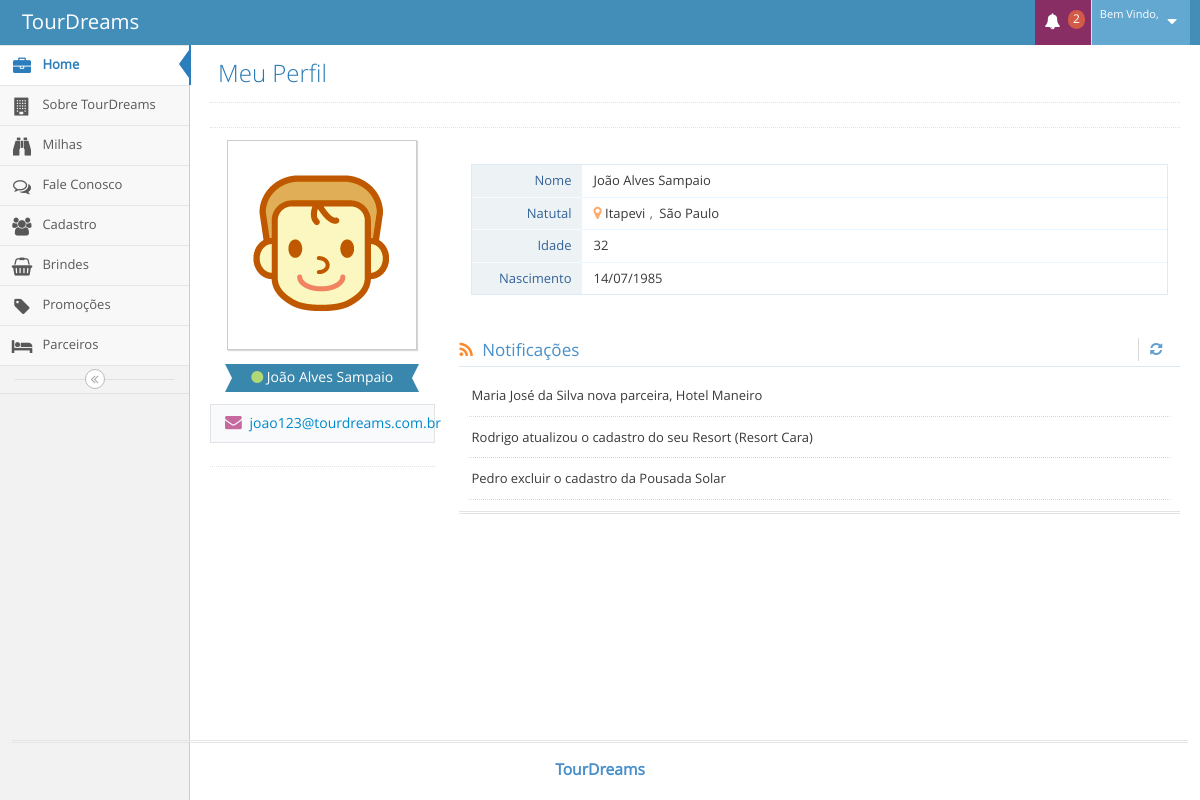
The page /tour_dreams/TourDreams/CMS/perfil.php?id_administrador=14 on the database its author committed.
### tables this page shows
CREATE TABLE `tbl_administradores` (
  `id_administrador` int(11) NOT NULL AUTO_INCREMENT,
  `id_nivel_usuario` int(11) NOT NULL,
  `nome_administrador` varchar(100) NOT NULL,
  `email_empresa` varchar(150) NOT NULL,
  `cidade_nascimento` varchar(100) NOT NULL,
  `estado_nascimento` varchar(80) NOT NULL,
  `dt_nasc` date NOT NULL,
  `foto` varchar(200) NOT NULL DEFAULT '',
  `senha` varchar(45) NOT NULL,
  PRIMARY KEY (`id_administrador`),
  KEY `id_adms_nivelUsuario_idx` (`id_nivel_usuario`),
  CONSTRAINT `id_adms_nivelUsuario` FOREIGN KEY (`id_nivel_usuario`) REFERENCES `tbl_nivel_usuario` (`id_nivel_usuario`) ON DELETE NO ACTION ON UPDATE NO ACTION
);

### tour_dreams/TourDreams/CMS/perfil.php (the view, shortened to what this page needs)
<!DOCTYPE html>
<html lang="pt-br">
	<head>
		<link rel="stylesheet" href="assets/css/bootstrap.min.css" />
		<link rel="stylesheet" href="assets/font-awesome/4.5.0/css/font-awesome.min.css" />
		<link rel="stylesheet" href="assets/css/ace.min.css" class="ace-main-stylesheet" id="main-ace-style" />
		<link rel="stylesheet" href="assets/css/ace-skins.min.css" />
		<link rel="stylesheet" href="assets/css/ace-rtl.min.css" />
	</head>
	<body class="no-skin">
		<div id="navbar" class="navbar navbar-default          ace-save-state">
			<div class="navbar-container ace-save-state" id="navbar-container">
				<div class="navbar-header pull-left">
					<a href="index.html" class="navbar-brand">
						<small>
							TourDreams
						</small>
					</a>
				</div>
				<div class="navbar-buttons navbar-header pull-right" role="navigation">
					<ul class="nav ace-nav">
						<li class="purple dropdown-modal">
							<a data-toggle="dropdown" class="dropdown-toggle" href="#">
								<i class="ace-icon fa fa-bell icon-animated-bell"></i>
								<span class="badge badge-important">2</span>
							</a>
						</li>
						<li class="light-blue dropdown-modal">
							<a data-toggle="dropdown" href="#" class="dropdown-toggle">
								<span class="user-info">
									<small>Bem Vindo,</small>
								</span>
								<i class="ace-icon fa fa-caret-down"></i>
							</a>
						</li>
					</ul>
				</div>
			</div>
		</div>
		<div class="main-container ace-save-state" id="main-container">
			<div id="sidebar" class="sidebar                  responsive                    ace-save-state">
				<ul class="nav nav-list">
					<li class="active">
						<a href="home.php?nome_administrador=<?php echo$_GET['nome_administrador'];?>&id_administrador=<?php echo$_GET['id_administrador'];?>">
							<i class="menu-icon fa fa-briefcase"></i>
							<span class="menu-text"> Home </span>
						</a>
					</li>
					<li class="">
						<a href="admSobre.php?nome_administrador=<?php echo$_GET['nome_administrador'];?>&id_administrador=<?php echo$_GET['id_administrador'];?>">
							<i class="menu-icon fa fa-building"></i>
							<span class="menu-text">  Sobre TourDreams </span>
						</a>
					</li>
					<li class="">
						<a href="admMilhas.php?nome_administrador=<?php echo$_GET['nome_administrador'];?>&id_administrador=<?php echo$_GET['id_administrador'];?>">
							<i class="menu-icon fa fa-binoculars"></i>
							<span class="menu-text"> Milhas </span>
						</a>
					</li>
					<li class="">
						<a href="admFale.php?nome_administrador=<?php echo$_GET['nome_administrador'];?>&id_administrador=<?php echo$_GET['id_administrador'];?>">
							<i class="menu-icon fa fa-comments-o"></i>
							<span class="menu-text"> Fale Conosco </span>
						</a>
					</li>
					<li class="">
						<a href="admUser.php?nome_administrador=<?php echo$_GET['nome_administrador'];?>&id_administrador=<?php echo$_GET['id_administrador'];?>">
							<i class="menu-icon fa fa-users"></i>
							<span class="menu-text"> Cadastro </span>
						</a>
					</li>
					<li class="">
						<a href="admBrindes.php?nome_administrador=<?php echo$_GET['nome_administrador'];?>&id_administrador=<?php echo$_GET['id_administrador'];?>">
							<i class="menu-icon fa fa-shopping-basket"></i>
							<span class="menu-text"> Brindes </span>
						</a>
					</li>
					<li class="">
						<a href="admPromocoes.php?nome_administrador=<?php echo$_GET['nome_administrador'];?>&id_administrador=<?php echo$_GET['id_administrador'];?>">
							<i class="menu-icon fa fa-tag"></i>
							<span class="menu-text"> Promoções </span>
						</a>
					</li>
					<li class="">
						<a href="parceiros.php?nome_administrador=<?php echo$_GET['nome_administrador'];?>&id_administrador=<?php echo$_GET['id_administrador'];?>">
							<i class="menu-icon fa fa-bed"></i>
							<span class="menu-text"> Parceiros </span>
						</a>
					</li>
				</ul>
				<div class="sidebar-toggle sidebar-collapse" id="sidebar-collapse">
					<i id="sidebar-toggle-icon" class="ace-icon fa fa-angle-double-left ace-save-state" data-icon1="ace-icon fa fa-angle-double-left" data-icon2="ace-icon fa fa-angle-double-right"></i>
				</div>
			</div>
			<div class="main-content">
				<div class="main-content-inner">
					<div class="page-content">
						<div class="page-header">
							<h1>
								Meu Perfil
							</h1>
						</div>
						<div class="row">
							<div class="col-xs-12">
								<div class="hr dotted"></div>
								<div>
								<div id="user-profile-1" class="user-profile row">
										<div class="col-xs-12 col-sm-3 center">
											<div>
													<?php
														if (isset ($_GET['id_administrador'])) {
														$usuario_id = (int)$_GET['id_administrador'];
														$sql = "select * from tbl_administradores where id_administrador=".$usuario_id;
														$select = mysql_query($sql);
														while($rs = mysql_fetch_array($select)){
													?>
												<span class="profile-picture">
													<?php echo "<img class = 'editable img-responsive' id='avatar' src='Arquivos/".$rs['foto']."'>"?>
												</span>
													<?php
														}
													}
													?>
												<div class="space-4"></div>
												<div class="width-80 label label-info label-xlg arrowed-in arrowed-in-right">
												<?php
													if (isset ($_GET['id_administrador'])) {
													$usuario_id = (int)$_GET['id_administrador'];
													$sql = "select * from tbl_administradores where id_administrador=".$usuario_id;
													$select = mysql_query($sql);
													while($rs = mysql_fetch_array($select)){
													?>
														<div class="inline position-relative">
															<a href="#" class="user-title-label dropdown-toggle" data-toggle="dropdown">
																<i class="ace-icon fa fa-circle light-green"></i>
																<span class="white">  <?php echo($rs['nome_administrador']);?></span>
															</a>
														</div>
													<?php
														}
													}
													?>
												</div>
											</div>
											<div class="space-6"></div>
											<div class="profile-contact-info">
												<div class="profile-contact-links align-left">
													<?php
													if (isset ($_GET['id_administrador'])) {
													$usuario_id = (int)$_GET['id_administrador'];
													$sql = "select * from tbl_administradores where id_administrador=".$usuario_id;
													$select = mysql_query($sql);
													while($rs = mysql_fetch_array($select)){
													?>
													<a href="#" class="btn btn-link">
														<i class="ace-icon fa fa-envelope bigger-120 pink"></i>
														<?php echo($rs['email_empresa']);?>
													</a>
													<?php
														}
													}
													?>
												</div>
												<div class="space-6"></div>
											</div>
											<div class="hr hr16 dotted"></div>
										</div>
										<div class="col-xs-12 col-sm-9">
											<div class="space-12"></div>
												<?php
												if (isset ($_GET['id_administrador'])) {
														$usuario_id = (int)$_GET['id_administrador'];
														$sql = "select * from tbl_administradores where id_administrador=".$usuario_id;
														$select = mysql_query($sql);
													while($rs = mysql_fetch_array($select)){
														$dt_nasc=$rs['dt_nasc'];
														$dt_nasc_sem_hora = substr($dt_nasc, 0,10);
														$dt_nasc_volta = explode("-", $dt_nasc_sem_hora );
														$dia = $dt_nasc_volta[2];
														$mes = $dt_nasc_volta[1];
														$ano = $dt_nasc_volta[0];
														$dt_nasc_volta = $dia."/".$mes."/".$ano;
												?>
											<div class="profile-user-info profile-user-info-striped">
												<div class="profile-info-row">
													<div class="profile-info-name"> Nome </div>
													<div class="profile-info-value">
														<span class="editable" id="username"> <?php echo($rs['nome_administrador']);?></span>
													</div>
												</div>
												<div class="profile-info-row">
													<div class="profile-info-name"> Natutal </div>
													<div class="profile-info-value">
													<i class="fa fa-map-marker light-orange bigger-110"></i>
														<span class="editable" id="country">  <?php echo($rs['cidade_nascimento']);?></span>
														<span class="editable" id="city"> <?php echo($rs['estado_nascimento']);?></span>
													</div>
												</div>
												<div class="profile-info-row">
													<div class="profile-info-name"> Idade </div>
													<?php
														$sql_idade = "SELECT YEAR(FROM_DAYS(TO_DAYS(NOW())-TO_DAYS(dt_nasc))) AS idade FROM tbl_administradores where id_administrador=".$usuario_id;
														$select_idade = mysql_query($sql_idade);
														while($rs_idade = mysql_fetch_array($select_idade)){
													?>
													<div class="profile-info-value">
														<span class="editable" id="age"><?php echo($rs_idade['idade']);?></span>
													</div>
													<?php
														}
													?>
												</div>
												<div class="profile-info-row">
													<div class="profile-info-name"> Nascimento </div>
													<div class="profile-info-value">
														<span class="editable" id="signup"><?php echo ($dt_nasc_volta);?></span>
													</div>
												</div>
											</div>
												<?php
													}
												}
												?>
											<div class="space-20"></div>
											<div class="widget-box transparent">
												<div class="widget-header widget-header-small">
													<h4 class="widget-title blue smaller">
														<i class="ace-icon fa fa-rss orange"></i>
														Notificações
													</h4>
													<div class="widget-toolbar action-buttons">
														<a href="#" data-action="reload">
															<i class="ace-icon fa fa-refresh blue"></i>
														</a>
													</div>
												</div>
												<div class="widget-body">
													<div class="widget-main padding-8">
														<div id="profile-feed-1" class="profile-feed">
															<div class="profile-activity clearfix">
																<div>
																	Maria José da Silva
																	nova parceira, Hotel Maneiro
																</div>
															</div>
														</div>
														<div id="profile-feed-1" class="profile-feed">
															<div class="profile-activity clearfix">
																<div>
																	Rodrigo atualizou o cadastro do seu
																	Resort (Resort Cara)
																</div>
															</div>
														</div>
														<div id="profile-feed-1" class="profile-feed">
															<div class="profile-activity clearfix">
																<div>
																	Pedro excluir o cadastro da
																	Pousada Solar
																</div>
															</div>
														</div>
													</div>
												</div>
											</div>
											<div class="hr hr2 hr-double"></div>
											<div class="space-6"></div>
									</div>
								</div>
							</div>
						</div>
					</div>
				</div>
			</div>
			<div class="footer">
				<div class="footer-inner">
					<div class="footer-content">
						<span class="bigger-120">
							<span class="blue bolder">TourDreams</span>
						</span>
					</div>
				</div>
			</div>
		</div>
	</body>
</html>

### rows shown on the page
tbl_administradores: foto (picture), nome_administrador "João Alves Sampaio", email_empresa "joao123@tourdreams.com.br", cidade_nascimento "Itapevi", estado_nascimento "São Paulo", idade "32", dt_nasc "14/07/1985"
